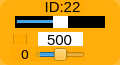
    <widget class="QWidget" name="widget_id22" native="true">
     <property name="geometry">
      <rect>
       <x>35</x>
       <y>410</y>
       <width>120</width>
       <height>65</height>
      </rect>
     </property>
     <property name="maximumSize">
      <size>
       <width>16777161</width>
       <height>16777215</height>
      </size>
     </property>
     <property name="styleSheet">
      <string notr="true">background-color: rgb(255, 170, 0, 200);
border-radius:10px;</string>
     </property>
     <widget class="QLabel" name="label_ID22">
      <property name="geometry">
       <rect>
        <x>40</x>
        <y>1</y>
        <width>45</width>
        <height>12</height>
       </rect>
      </property>
      <property name="minimumSize">
       <size>
        <width>0</width>
        <height>10</height>
       </size>
      </property>
      <property name="font">
       <font>
        <family>Arial</family>
        <pointsize>11</pointsize>
       </font>
      </property>
      <property name="styleSheet">
       <string notr="true">background-color: rgb(255, 255, 255， 0);
border-radius:0px;</string>
      </property>
      <property name="text">
       <string>ID:22</string>
      </property>
      <property name="alignment">
       <set>Qt::AlignCenter</set>
      </property>
     </widget>
     <widget class="QSlider" name="horizontalSlider_pulse_id22">
      <property name="geometry">
       <rect>
        <x>15</x>
        <y>16</y>
        <width>90</width>
        <height>12</height>
       </rect>
      </property>
      <property name="autoFillBackground">
       <bool>false</bool>
      </property>
      <property name="styleSheet">
       <string notr="true">QSlider{
	background: rgb(0, 0, 0);
	border-radius:0px;
}
QSlider::handle {/*设置中间的那个滑动的键*/                           background: rgb(255, 255, 255)}</string>
      </property>
      <property name="minimum">
       <number>0</number>
      </property>
      <property name="maximum">
       <number>1000</number>
      </property>
      <property name="pageStep">
       <number>1</number>
      </property>
      <property name="value">
       <number>500</number>
      </property>
      <property name="orientation">
       <enum>Qt::Horizontal</enum>
      </property>
     </widget>
     <widget class="QSlider" name="horizontalSlider_dev_id22">
      <property name="geometry">
       <rect>
        <x>35</x>
        <y>48</y>
        <width>50</width>
        <height>13</height>
       </rect>
      </property>
      <property name="styleSheet">
       <string notr="true">background-color: rgb(255, 255, 255， 0);</string>
      </property>
      <property name="minimum">
       <number>-125</number>
      </property>
      <property name="maximum">
       <number>125</number>
      </property>
      <property name="pageStep">
       <number>1</number>
      </property>
      <property name="orientation">
       <enum>Qt::Horizontal</enum>
      </property>
     </widget>
     <widget class="QLabel" name="label_id22">
      <property name="geometry">
       <rect>
        <x>10</x>
        <y>47</y>
        <width>30</width>
        <height>15</height>
       </rect>
      </property>
      <property name="minimumSize">
       <size>
        <width>0</width>
        <height>10</height>
       </size>
      </property>
      <property name="font">
       <font>
        <family>DejaVu Sans</family>
        <pointsize>10</pointsize>
       </font>
      </property>
      <property name="styleSheet">
       <string notr="true">background-color: rgb(255, 255, 255， 0);</string>
      </property>
      <property name="text">
       <string>0</string>
      </property>
      <property name="alignment">
       <set>Qt::AlignCenter</set>
      </property>
     </widget>
     <widget class="QLineEdit" name="lineEdit_id22">
      <property name="geometry">
       <rect>
        <x>38</x>
        <y>32</y>
        <width>45</width>
        <height>14</height>
       </rect>
      </property>
      <property name="sizePolicy">
       <sizepolicy hsizetype="Fixed" vsizetype="Fixed">
        <horstretch>0</horstretch>
        <verstretch>0</verstretch>
       </sizepolicy>
      </property>
      <property name="font">
       <font>
        <family>Arial</family>
        <pointsize>11</pointsize>
       </font>
      </property>
      <property name="autoFillBackground">
       <bool>false</bool>
      </property>
      <property name="styleSheet">
       <string notr="true">background-color: rgb(255, 255, 255);
border-radius:0px;</string>
      </property>
      <property name="text">
       <string>500</string>
      </property>
      <property name="maxLength">
       <number>1000</number>
      </property>
      <property name="alignment">
       <set>Qt::AlignCenter</set>
      </property>
      <property name="dragEnabled">
       <bool>false</bool>
      </property>
      <property name="readOnly">
       <bool>false</bool>
      </property>
     </widget>
     <widget class="QCheckBox" name="checkBox_id22">
      <property name="geometry">
       <rect>
        <x>13</x>
        <y>34</y>
        <width>15</width>
        <height>10</height>
       </rect>
      </property>
      <property name="text">
       <string/>
      </property>
     </widget>
    </widget>
